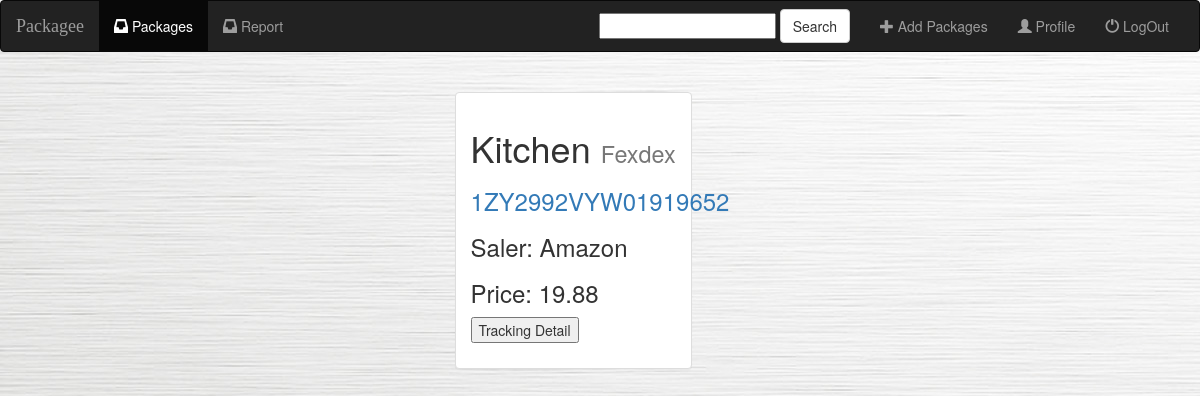
The app's page /package/4/ (signed in) with its own data.
### package/models.py (models this page shows, shortened)
class Package(models.Model):
    user = models.ForeignKey(User, on_delete=models.CASCADE, default=1)
    tracking_num = models.CharField(max_length=50)
    package_type = models.CharField(max_length=100)
    staff_company = models.CharField(max_length=50, default='')
    staff_price = models.CharField(max_length=100, default='')
    package_company = models.CharField(max_length=100)
    tracking_url = models.CharField(max_length=100, default='')

### package/views.py (the view)
# urls.py: path('<int:package_id>/', views.detail, name='detail'),
def detail(request, package_id):
    if not request.user.is_authenticated:
        return render(request, 'package/login.html')
    else:
        user = request.user
        package = get_object_or_404(Package, pk=package_id)
        return render(request, 'package/detail.html', {'package': package, 'user': user})

### package/templates/package/detail.html (shortened to what this page needs)
{% extends 'package/base.html' %}
{% block body %}
    <div class="center-block">
        <div class="row">
            <div class="container-fluid songs-container">
                <div style="position: absolute; left: 50%;">
                    <div style="position: relative; left: -50%;">
                        <div class="col-sm-3 col-md-10">
                            <div class="panel panel-default">
                                <div class="panel-body">
                                    <h1>{{ package.package_type }}
                                        <small>{{ package.package_company }}</small>
                                    </h1>
                                    <h3>
                                        <a href="{{ package.tracking_url }}"> {{ package.tracking_num }}</a>
                                    </h3>
                                    <h3>Saler: {{ package.staff_company }}</h3>
                                    <h3>Price: {{ package.staff_price }}</h3>
                                    <input type="button" name="test" value="Tracking Detail" onClick="location.href= '{% url 'package:result' package.id %}'"/>
                                </div>
                            </div>
                        </div>
                    </div>
                </div>
            </div>
        </div>
    </div>
{% endblock %}

### package/static/package/style.css (style rules this page uses)
body { background: white url("images/background.jpg"); }

### records on screen
Package: package_type "Kitchen", package_company "Fexdex", tracking_num "1ZY2992VYW01919652", staff_company "Amazon", staff_price "19.88", test "Tracking Detail"
